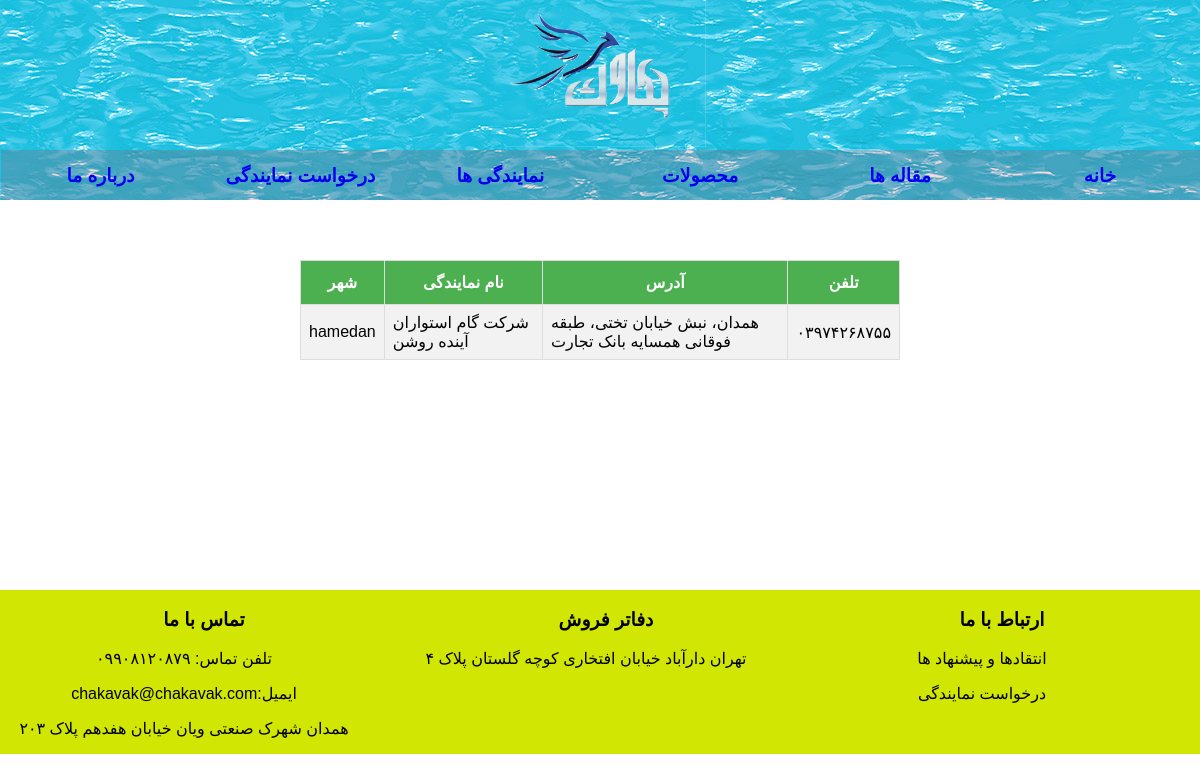
/agency/, run on the app's committed database.
### main/models.py (models this page shows, shortened)
class agency (models.Model):
    name = models.CharField(max_length=200)
    city =  models.CharField(max_length=200)
    address = models.TextField(blank=True)
    phone = models.CharField(max_length=200)

### main/views.py (the view)
# urls.py: path('agency/', views.agency_add, name='agencis'),
def agency_add (request):
    agency_item=agency.objects.order_by('city')
    return render(request, 'main/agancylist.html',{'agency_items':agency_item})

### templates/main/agancylist.html
{% extends "base.html" %}
{% load static %}
{% block content %}
<center>
  <div class="agen">
    <table>
      <tr>
        <th> شهر </th>
        <th>نام نمایندگی</th>
        <th> آدرس </th>
        <th> تلفن </th>
      </tr>
    {% for i in agency_items %}
      <tr>
        <td>{{i.city}}</td>
        <td>{{i.name}}</td>
        <td>{{i.address}}</td>
        <td>{{i.phone}}</td>
      </tr>
    {% endfor %}
    </table>
  </div>
</center>
{% endblock %}

### main/static/css/base.css (style rules this page uses)
body { margin: 0; padding: 0; border-color: #ffbf00; font-family: IRANSans; }
* { box-sizing: border-box }
body { font-family: Verdana, sans-serif; margin:0 }
.postsdiv td,.agen th { border:1px solid #ddd; padding: 8px; }
.agen { margin-bottom: 200px; margin-top: 30px; }
.agen table { font-family: Arial,Helvetica, sans-serif; border-collapse: collapse; width: 50vw; }
.agen td,.agen th { border:1px solid #ddd; padding: 8px; }
.agen tr:nth-child(even) { background-color: #f2f2f2; }
.agen th { padding-top: 12px; padding-bottom: 12px; background-color: #4CAF50; color: white; }

### data on the page
agency: city "hamedan", name "شرکت گام استواران آینده روشن", address "همدان، نبش خیابان تختی، طبقه فوقانی همسایه بانک تجارت", phone "۰۳۹۷۴۲۶۸۷۵۵"
